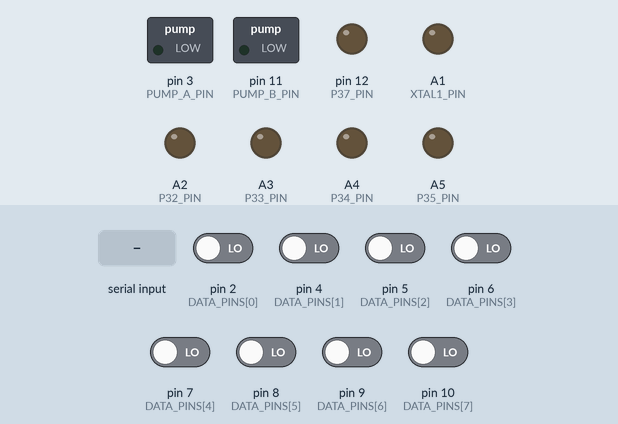
Recording of a sketch running on a simulated Arduino Uno, built with avr-gcc and run on an emulated ATmega328P. On the bench: switched loads named in the sketch (green lamp = pin HIGH), output pins drawn as LEDs (lit = HIGH). The test bench sets the inputs (shaded band); at power-on: pin 2 (DATA_PINS[0]), pin 4 (DATA_PINS[1]), pin 5 (DATA_PINS[2]), pin 6 (DATA_PINS[3]), pin 7 (DATA_PINS[4]), pin 8 (DATA_PINS[5]), pin 9 (DATA_PINS[6]), pin 10 (DATA_PINS[7]) LOW. Pins used as bus, display or sensor lines are not drawn; what the sketch prints to the serial monitor is not drawn.

Above: at 1.2 s.
1.3 s: byte 83 (CMD_READ_SIGNATURE) received over Serial
At 2.2 s:
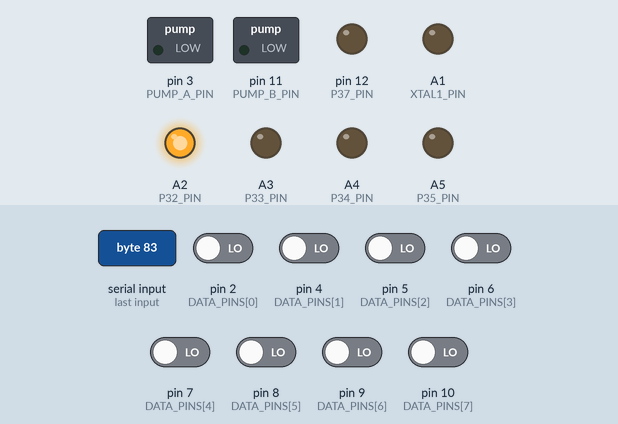
2.8 s: byte 88 (CMD_ERASE) received over Serial
At 3.4 s:
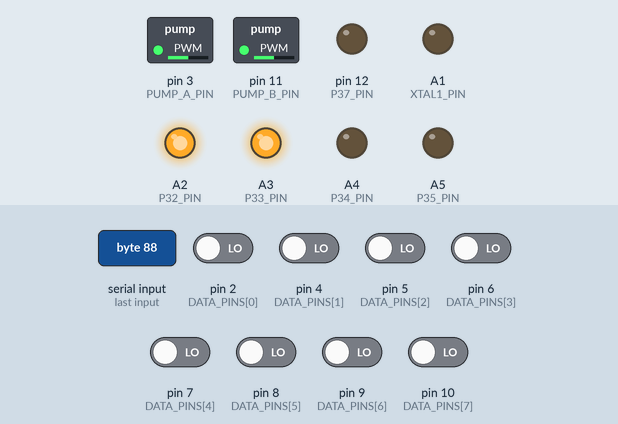
4.3 s: byte 88 (CMD_ERASE) received over Serial
At 5.0 s:
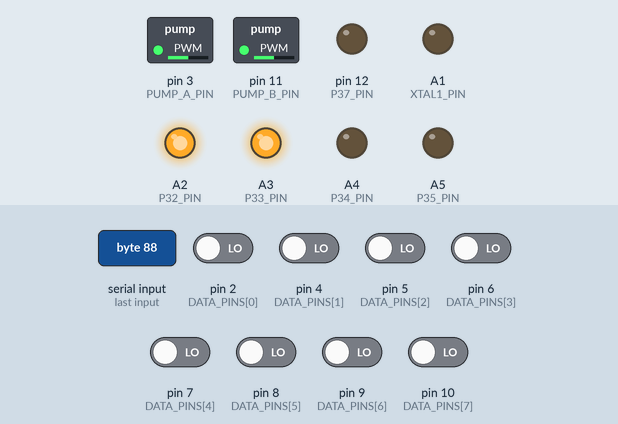
Timing chart, 0 to 7.3 s (numbered marks = the images above; inputs shaded):
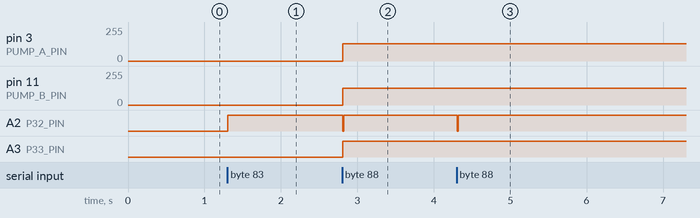

Measured:
- after the input at 1.3 s, A2 (P32_PIN): LOW → HIGH at once
- after the input at 2.8 s, pin 3 (PUMP_A_PIN): 0/255 → 128/255 at once; pin 11 (PUMP_B_PIN): 0/255 → 127/255 at once; A2 (P32_PIN): HIGH → LOW at once, → HIGH 0.01 s later; A3 (P33_PIN): LOW → HIGH at once
- after the input at 4.3 s, A2 (P32_PIN): HIGH → LOW at once, → HIGH 0.01 s later

The sketch:

Programmer.ino
```cpp
/*

  AT89C2051/Programmer
  Based on https://github.com/piotrb5e3/AT89C2051_programmer but with modifications for charge pump control.

  For info and circuit diagrams see https://github.com/tardate/LittleArduinoProjects/tree/main/8051/AT89C2051/Programmer

 */

#include <stdint.h>
#include "rst_vpp.h"

#define CMD_ERASE 'X'
#define CMD_READ_FULL 'R'
#define CMD_WRITE_FULL 'W'
#define CMD_READ_SIGNATURE 'S'
#define COMM_STATUS_OK '$'
#define COMM_STATUS_ERR '^'
#define COMM_STATUS_CHUNK_OK '%'


#define XTAL1_PIN (A1)
#define P32_PIN   (A2)
#define P33_PIN   (A3)
#define P34_PIN   (A4)
#define P35_PIN   (A5)
#define P37_PIN   (12)

const uint8_t DATA_PINS_SIZE = 8;
uint8_t DATA_PINS[] = {
  2,  //P1.0
  4,  //P1.1
  5,  //P1.2
  6,  //P1.3
  7,  //P1.4
  8,  //P1.5
  9,  //P1.6
  10, //P1.7
};

uint8_t hex2int(char c) {
  if(c >= '0' && c<= '9') {
    return c - '0';
  } else if(c >= 'a' && c<= 'f') {
    return c - 'a' + 10;
  } else if(c >= 'A' && c<= 'F') {
    return c - 'A' + 10;
  } else return 0;
}

uint8_t serial_get_byte() {
  uint8_t ret = 0;
  while(!Serial.available());
  ret = 16*hex2int(Serial.read());
  while(!Serial.available());
  ret += hex2int(Serial.read());
  return ret;
}

void serial_write_byte(uint8_t b) {
  char str[3];
  sprintf(str, "%.2X\0", b);
  Serial.print(str);
}


uint8_t read_byte() {
  for(uint8_t i = 0; i<DATA_PINS_SIZE; i++)
    pinMode(DATA_PINS[i], INPUT);
  uint8_t r = 0;
  for(uint8_t i = 0; i<DATA_PINS_SIZE; i++)
    r |= digitalRead(DATA_PINS[i]) << i;
  return r;
}

void put_byte(uint8_t dt) {
  for(uint8_t i = 0; i<DATA_PINS_SIZE; i++)
    pinMode(DATA_PINS[i], OUTPUT);
  for(uint8_t i = 0; i<DATA_PINS_SIZE; i++)
    digitalWrite(DATA_PINS[i],dt & (1 << i));
}

void advance_counter() {
  digitalWrite(XTAL1_PIN, HIGH);
  delayMicroseconds(1);
  digitalWrite(XTAL1_PIN, LOW);
}

void init_prog() {
  digitalWrite(XTAL1_PIN, LOW);
  // Reset the internal address counter to 000H by bringing RST from "L" to "H".
  // So, we have to push RST low, and wait for it to settle low, then only go high.
  RST_VPP::setVoltage(0);
  delay(1);
  RST_VPP::setVoltage(5);
  digitalWrite(P32_PIN, HIGH);
  delay(1);
}

void setProgrammingMode(int p33, int p34, int p35, int p37) {
  digitalWrite(P33_PIN, p33);
  digitalWrite(P34_PIN, p34);
  digitalWrite(P35_PIN, p35);
  digitalWrite(P37_PIN, p37);
}

void read_signature() {
  init_prog();
  setProgrammingMode(LOW, LOW, LOW, LOW);
  delay(1);
  serial_write_byte(read_byte());
  advance_counter();
  serial_write_byte(read_byte());
  advance_counter();
  Serial.write(COMM_STATUS_OK);
}

void chip_erase() {
  init_prog();
  setProgrammingMode(HIGH, LOW, LOW, LOW);
  RST_VPP::setVoltage(12);
  digitalWrite(P32_PIN, LOW);
  delay(12);
  digitalWrite(P32_PIN, HIGH);
  RST_VPP::setVoltage(0);
  Serial.write(COMM_STATUS_OK);
}

void read_flash(int count) {
  init_prog();
  setProgrammingMode(LOW, LOW, HIGH, HIGH);
  for(int i = 0; i < count; i++) {
    delay(1);
    serial_write_byte(read_byte());
    advance_counter();
  }
}

void chip_read() {
  uint8_t hi = serial_get_byte();
  uint8_t lo = serial_get_byte();
  uint16_t count = hi * 256 + lo;
  Serial.write(COMM_STATUS_OK);
  read_flash(count);
  Serial.write(COMM_STATUS_OK);
}

void write_next(uint8_t dat) {
  //Set byte
  put_byte(dat);
  delayMicroseconds(2);
  //Pulse to start write
  digitalWrite(P32_PIN, LOW);
  delayMicroseconds(2);
  digitalWrite(P32_PIN, HIGH);

  //Wait for the write cycle to complete
  delayMicroseconds(2500);
  advance_counter();
  delayMicroseconds(15);
}

void start_write() {
  setProgrammingMode(LOW, HIGH, HIGH, HIGH);
  RST_VPP::setVoltage(12);
  delayMicroseconds(1500);
}

void stop_write() {
  RST_VPP::setVoltage(0);
  setProgrammingMode(LOW, LOW, LOW, LOW);
}

void chip_write() {
  uint16_t chunksize = 256;
  uint8_t data[256];
  uint8_t hi = serial_get_byte();
  uint8_t lo = serial_get_byte();
  uint16_t count = hi * 256 + lo;
  init_prog();
  Serial.write(COMM_STATUS_OK);

  start_write();
  for(uint16_t i = 0; i<count;) {
    uint16_t ct = 0;
    for(;ct<chunksize && i<count; i++,ct++) {
      uint8_t tmp = serial_get_byte();
      data[ct] = tmp;
    }
    for(uint16_t j = 0; j<ct;j++) {
      write_next(data[j]);
    }
    Serial.write(COMM_STATUS_CHUNK_OK);
  }
  stop_write();

  Serial.write(COMM_STATUS_OK);
}

void setup() {
  Serial.begin(9600);

  pinMode(P32_PIN, OUTPUT);
  pinMode(P33_PIN, OUTPUT);
  pinMode(P34_PIN, OUTPUT);
  pinMode(P35_PIN, OUTPUT);
  pinMode(P37_PIN, OUTPUT);
  pinMode(XTAL1_PIN, OUTPUT);

  for(uint8_t i = 0; i<DATA_PINS_SIZE; i++)
    pinMode(DATA_PINS[i], INPUT);

  digitalWrite(P32_PIN, LOW);
  digitalWrite(P33_PIN, LOW);
  digitalWrite(P34_PIN, LOW);
  digitalWrite(P35_PIN, LOW);
  digitalWrite(P37_PIN, LOW);
  digitalWrite(XTAL1_PIN, LOW);

  RST_VPP::setup();
  RST_VPP::setVoltage(0);

  Serial.println("Device ready");
  Serial.write(COMM_STATUS_OK);

}

void loop() {
  while(!Serial.available());

  switch(Serial.read()) {
    case CMD_ERASE:
    chip_erase();
    break;

    case CMD_READ_FULL:
    chip_read();
    break;

    case CMD_WRITE_FULL:
    chip_write();
    break;

    case CMD_READ_SIGNATURE:
    read_signature();
    break;

    default:
    Serial.println("Unknown cmd");
    Serial.write(COMM_STATUS_ERR);
  }
}
```

rst_vpp.cpp
```cpp
#include "rst_vpp.h"

/*
 * Command: setup charge pump
 * Enable Timer2 Fast PWM on pin 3, 11
 *   NB: pins must be set to OUTPUT for PWM to appear on the pins
 *   Fast PWM  : WGM21 WGM20
 *   Clear OC2A on Compare Match (COM2A1)
 *   Set   OC2B on Compare Match (COM2B1 + COM2B0)
 *   Frequency : 16MHz/1/256 = 62.5kHz (CS20)
 *   Pin 11    : (127+1)/256 = 50% duty cycle (OCR2A)
 *   Pin 3     : (127+1)/256 = 50% duty cycle (OCR2B)
 */
void RST_VPP::setup(void) {
  TCCR2A = _BV(COM2A1) | _BV(COM2B1) | _BV(COM2B0) | _BV(WGM21) | _BV(WGM20);
  TCCR2B = _BV(CS20);
  OCR2A = 127;
  OCR2B = 127;
  pinMode(RST_PIN, OUTPUT);
  setVoltage(0);
}

// set RST/VPP pin to 12V, 5V or (default) 0V
void RST_VPP::setVoltage(uint8_t voltage) {
  delay(1);
  switch(voltage) {
  case 12:
    digitalWrite(RST_PIN, HIGH);
    on();
    break;
  case 5:
    off();
    digitalWrite(RST_PIN, HIGH);
    break;
  default:
    off();
    digitalWrite(RST_PIN, LOW);
  }
  delay(1);
}

// enable charge pump
void RST_VPP::on(void) {
  pinMode(PUMP_A_PIN, OUTPUT);
  pinMode(PUMP_B_PIN, OUTPUT);
}

// disable charge pump
void RST_VPP::off(void) {
  pinMode(PUMP_A_PIN, INPUT);
  pinMode(PUMP_B_PIN, INPUT);
}
```

rst_vpp.h
```cpp
// charge pump voltage multiplier drive and control for RST/VPP pin
// defaults to 0V on the pin - can be switched to 0V, 5V or 12V for programming the chip's Flash memory
// ceptimus.  January 2016

#pragma once

#include <Arduino.h>

#define RST_PIN     (A0)
#define PUMP_A_PIN  ( 3)
#define PUMP_B_PIN  (11)

class RST_VPP {
  public:
    static void setup(void);           // setup charge pump
    static void setVoltage(uint8_t voltage); // set RST/VPP pin to 12V, 5V or (default) 0V
    static void on(void);              // enable charge pump
    static void off(void);             // disable charge pump
};
```
